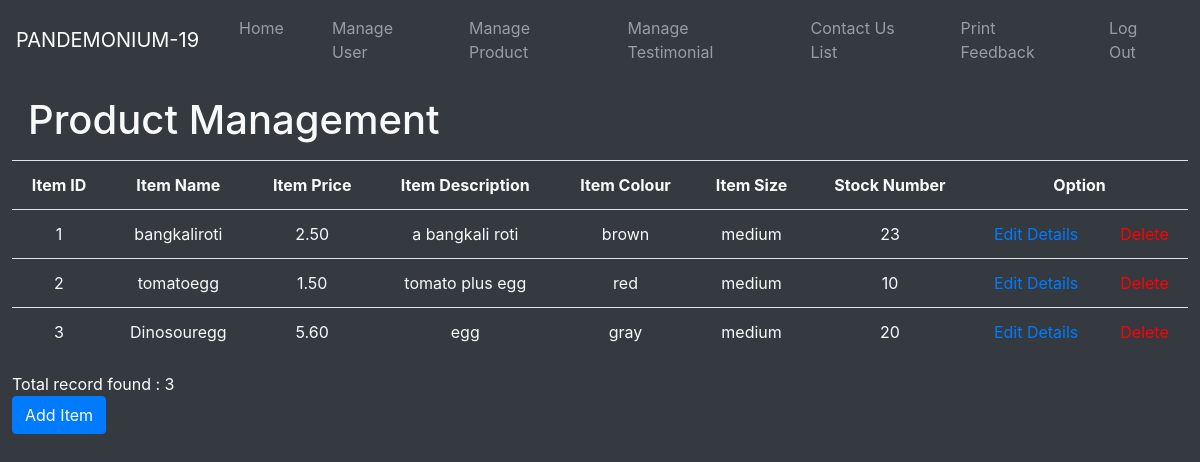
/admin/manageProduct.php, run on an earlier commit of the app's database.
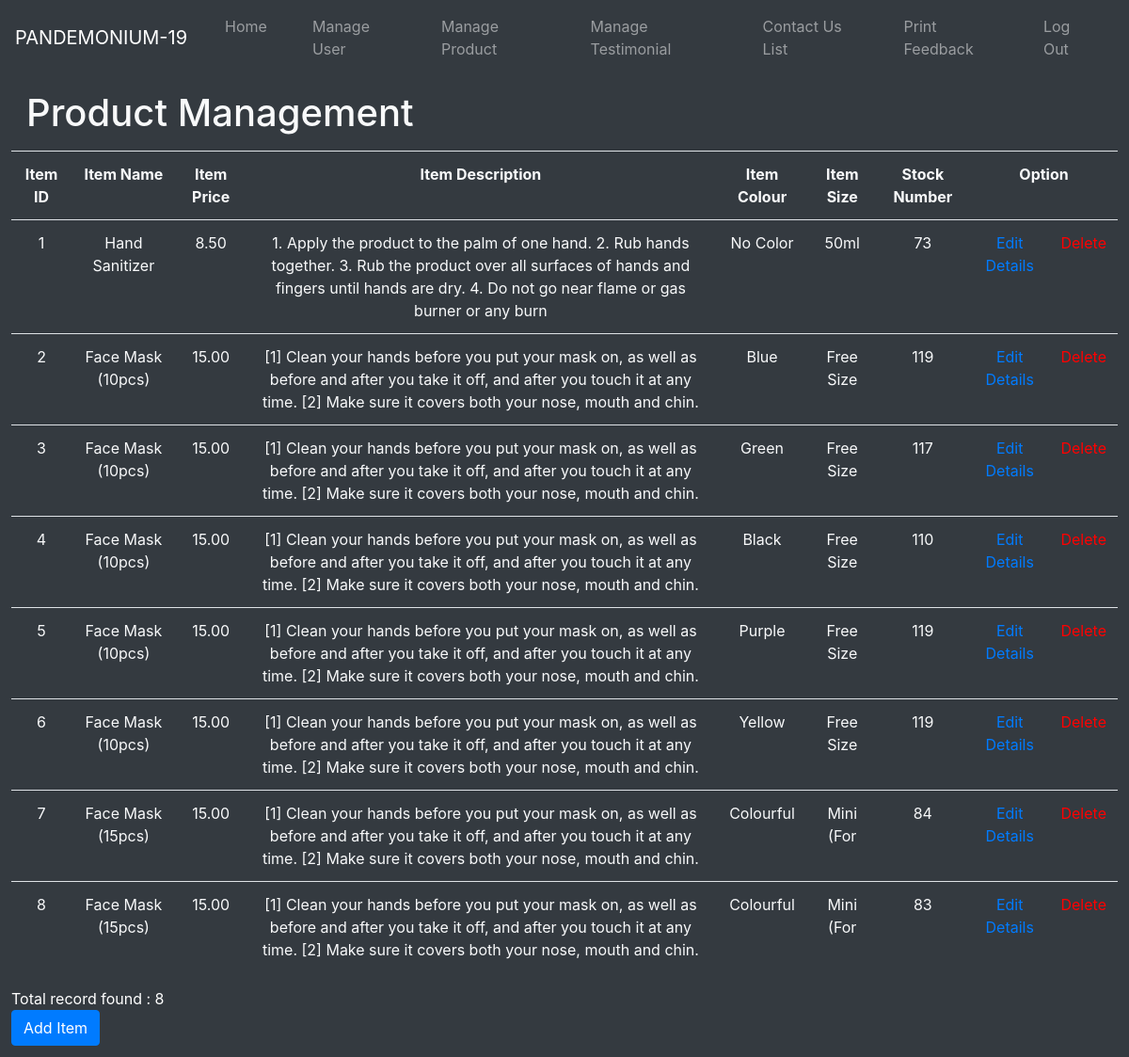
And on a later commit of the database.
### tables this page shows
CREATE TABLE `item` (
  `itemID` int(10) NOT NULL,
  `itemName` varchar(50) NOT NULL,
  `itemPrice` float(5,2) NOT NULL,
  `itemDescription` varchar(200) NOT NULL,
  `itemColour` varchar(10) DEFAULT NULL,
  `itemSize` varchar(10) DEFAULT NULL,
  `stockNumber` int(5) DEFAULT NULL,
  `image` longblob DEFAULT NULL
);

### admin/manageProduct.php (the view, shortened to what this page needs)
<?php
	include("../database/connect.php");
?>
<!DOCTYPE html>
<html>
<head>
    <link rel="stylesheet" href="https://maxcdn.bootstrapcdn.com/bootstrap/4.0.0/css/bootstrap.min.css"
>
    <?php require("adminNav.php"); ?>
</head>
<body class="bg-dark text-light">
	<form method="get">
	<div class = "user-container" style="margin:1%;">
		<h1 class="m-3">Product Management</h1>
		<table class="table">
			<tr>
				<th scope="col" class="text-center">Item ID</th>
				<th scope="col" class="text-center">Item Name</th>
				<th scope="col" class="text-center">Item Price</th>
				<th scope="col" class="text-center">Item Description</th>
                <th scope="col" class="text-center">Item Colour</th>
                <th scope="col" class="text-center">Item Size</th>
                <th scope="col" class="text-center">Stock Number</th>
				<th scope="col" class="text-center" colspan="2">Option</th>
			</tr>
			<?php
			$result = mysqli_query($con,"select * from item");
			$numRow = mysqli_num_rows($result);
			while($row = mysqli_fetch_assoc($result))
			{
				$itemID = $row['itemID'];
			?>
			<tr>
				<td class="text-center"><?php echo $row['itemID']?></td>
				<td class="text-center"><?php echo $row['itemName']?></td>
				<td class="text-center"><?php echo $row['itemPrice']?></td>
				<td class="text-center"><?php echo $row['itemDescription']?></td>
                <td class="text-center"><?php echo $row['itemColour']?></td>
                <td class="text-center"><?php echo $row['itemSize']?></td>
                <td class="text-center"><?php echo $row['stockNumber']?></td>
				<td class="text-center"><a href="manageProduct_edit.php?id=<?php echo $itemID;?>&pageedit=true">Edit Details</a></td>
				<td class="text-center"><a href="manageProduct.php?pagedelete=true&id=<?php echo $itemID;?>" onclick="return confirmation()" style="color: red;">Delete</a></td>
			</tr>
			<?php
			}
			?>
		</table>
		<footer style="color: white;">Total record found : <?php echo $numRow?></footer>
		<input type="button" value="Add Item" class="btn btn-primary" onclick="location.href='manageProduct_add.php'">
	</div>
	</form>
</body>
</html>

### admin/adminNav.php (shortened to what this page needs)
<!DOCTYPE html>
<html lang="en">
<head>
    <link rel="stylesheet" href="https://maxcdn.bootstrapcdn.com/bootstrap/4.0.0/css/bootstrap.min.css">
</head>
<body>
    <nav class="navbar navbar-expand-lg navbar-dark bg-dark">
        <a class="navbar-brand" href="home.php">PANDEMONIUM-19</a>
        <div class="collapse navbar-collapse" id="navbarSupportedContent">
          <ul class="navbar-nav mx-auto">
              <li class="nav-item">
                  <a class="nav-link mx-3" href="home.php">Home</a>
              </li>
            <li class="nav-item">
              <a class="nav-link mx-3" href="user_management.php">Manage User</a>
            </li>
            <li class="nav-item">
                <a class="nav-link mx-3" href="manageProduct.php">Manage Product</a>
            </li>
            <li class="nav-item">
                <a class="nav-link mx-3" href="manage testimonial.php?story">Manage Testimonial</a>
            </li>
            <li class="nav-item">
                <a class="nav-link mx-3" href="Contact List.php">Contact Us List</a>
            </li>
            <li class="nav-item">
                <a class="nav-link mx-3" href="feedback(admin).php">Print Feedback</a>
            </li>
            <li class="nav-item">
                <a class="nav-link mx-3" href="../signin_signup_signout_forgetpass_automail/logoutAction.php">Log Out</a>
            </li>
          </ul>
        </div>
      </nav>
</body>
</html>

What changed in the data, as far as the page shows it:
changed item id 1: itemName "bangkaliroti" → "Hand Sanitizer"; itemPrice "2.50" → "8.50"; itemDescription "a bangkali roti" → "1. Apply the product to the palm of one hand. 2. Rub hands together. 3. Rub the product over all surfaces of hands and fingers until hands are dry. 4. Do not go near flame or gas burner or any burn"; itemColour "brown" → "No Color"; itemSize "medium" → "50ml"; stockNumber "23" → "73"
changed item id 2: itemName "tomatoegg" → "Face Mask (10pcs)"; itemPrice "1.50" → "15.00"; itemDescription "tomato plus egg" → "[1] Clean your hands before you put your mask on, as well as before and after you take it off, and after you touch it at any time. [2] Make sure it covers both your nose, mouth and chin."; itemColour "red" → "Blue"; itemSize "medium" → "Free Size"; stockNumber "10" → "119"
changed item id 3: itemName "Dinosouregg" → "Face Mask (10pcs)"; itemPrice "5.60" → "15.00"; itemDescription "egg" → "[1] Clean your hands before you put your mask on, as well as before and after you take it off, and after you touch it at any time. [2] Make sure it covers both your nose, mouth and chin."; itemColour "gray" → "Green"; itemSize "medium" → "Free Size"; stockNumber "20" → "117"
added item: itemID "4", itemName "Face Mask (10pcs)", itemPrice "15.00", itemDescription "[1] Clean your hands before you put your mask on, as well as before and after you take it off, and after you touch it at any time. [2] Make sure it covers both your nose, mouth and chin.", itemColour "Black", itemSize "Free Size", stockNumber "110"
added item: itemID "5", itemName "Face Mask (10pcs)", itemPrice "15.00", itemDescription "[1] Clean your hands before you put your mask on, as well as before and after you take it off, and after you touch it at any time. [2] Make sure it covers both your nose, mouth and chin.", itemColour "Purple", itemSize "Free Size", stockNumber "119"
added item: itemID "6", itemName "Face Mask (10pcs)", itemPrice "15.00", itemDescription "[1] Clean your hands before you put your mask on, as well as before and after you take it off, and after you touch it at any time. [2] Make sure it covers both your nose, mouth and chin.", itemColour "Yellow", itemSize "Free Size", stockNumber "119"
added item: itemID "7", itemName "Face Mask (15pcs)", itemPrice "15.00", itemDescription "[1] Clean your hands before you put your mask on, as well as before and after you take it off, and after you touch it at any time. [2] Make sure it covers both your nose, mouth and chin.", itemColour "Colourful", itemSize "Mini (For", stockNumber "84"
added item: itemID "8", itemName "Face Mask (15pcs)", itemPrice "15.00", itemDescription "[1] Clean your hands before you put your mask on, as well as before and after you take it off, and after you touch it at any time. [2] Make sure it covers both your nose, mouth and chin.", itemColour "Colourful", itemSize "Mini (For", stockNumber "83"
Also different on the page:
$numRow: "3" → "8"
